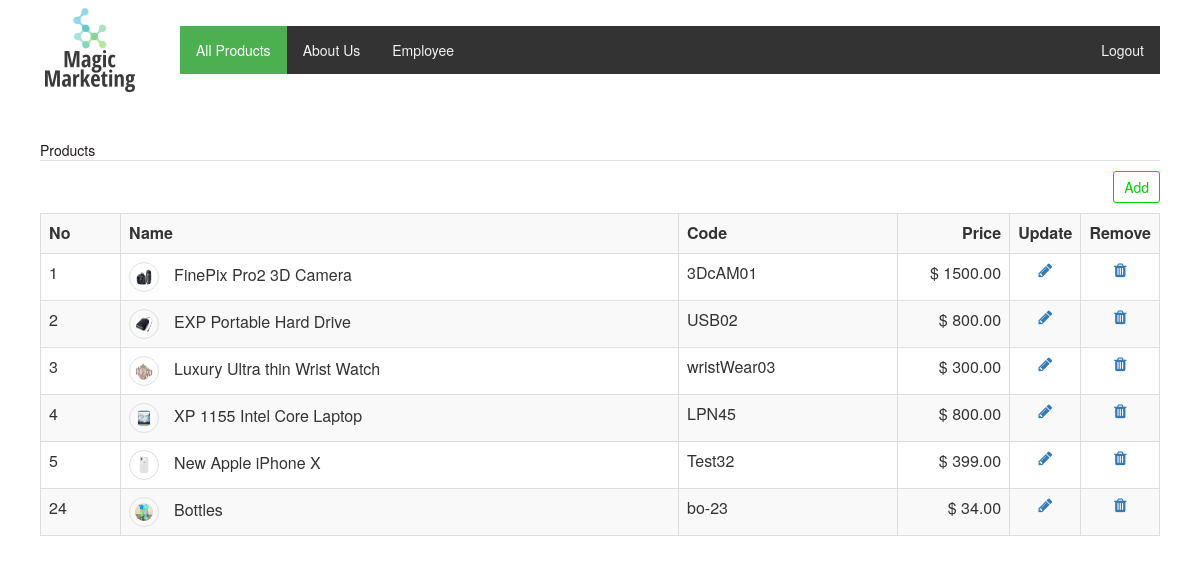
/product (signed in), run on the app's committed database.
### tables this page shows
CREATE TABLE `product` (
  `Id` int(8) NOT NULL,
  `Name` varchar(255) NOT NULL,
  `Description` text NOT NULL,
  `Code` varchar(255) NOT NULL,
  `Image` text NOT NULL,
  `Price` double(10,2) NOT NULL
);

### dbcontroller.php (called while the page is built, shortened)
<?php
class DBController {
    private $host = "localhost";
	private $user = "root";
	private $password = "";
	private $database = "shopping";
	private $conn;
	function __construct() {
		$this->conn = $this->connectDB();
	}
	function connectDB() {
		$conn = mysqli_connect($this->host,$this->user,$this->password,$this->database);
		return $conn;
	}
	function runQuery($query) {
		$result = mysqli_query($this->conn,$query);
		while($row=mysqli_fetch_assoc($result)) {
			$resultset[] = $row;
		}
		if(!empty($resultset))
			return $resultset;
	}
}
?>

### views/admin/product.php (the view, shortened to what this page needs)
<?php
    require_once(__DIR__."/../header.php");
    require_once(__DIR__."/../top_bar.php");
    $products = $db_handle->runQuery("SELECT * FROM product");
?>
<div id="shopping-cart">
<div class="txt-heading">Products</div>
<button id="addProduct" class="btnAddEmployee" href="checkout">Add</button>
<?php
	if($products) {
		$total_price = 0; ?>
		<table class="table table-bordered table-striped">
			<tbody>
			<tr>
				<th style="text-align:left;">No</th>
				<th style="text-align:left;">Name</th>
				<th style="text-align:left;">Code</th>
				<th style="text-align:right;" width="10%">Price</th>
                <th style="text-align:center;" width="5%">Update</th>
				<th style="text-align:center;" width="5%">Remove</th>
			</tr>
			<?php
				foreach ($products as $item) {
					?>
							<tr role="row" class="odd">
								<td><?php echo $item["Id"]; ?></td>
								<td><img src="<?php echo $item["Image"]; ?>" class="cart-item-image" /><?php echo $item["Name"]; ?></td>
								<td><?php echo $item["Code"]; ?></td>
								<td style="text-align:right;"><?php echo "$ ".$item["Price"]; ?></td>
								<td style="text-align:center"><a type="button" name="update" id="<?php echo $item["Id"] ?>" class="btn-update"><i class="fa fa-pencil"></i></a></td>
                                <td style="text-align:center"><a type="button" name="delete" id="<?php echo $item["Id"] ?>" class="btn-delete"><i class="fa fa-trash"></i></a></td>
                            </tr>
							<?php
					}
					?>
			</tbody>
		</table>
	<?php
	} else { ?>
		<div class="no-records">Your Cart is Empty</div>
		<?php
	}
?>
</div>

### css/style.css (style rules this page uses)
#shopping-cart { margin: 40px; }
.txt-heading { color: #211a1a; border-bottom: 1px solid #E0E0E0; overflow: auto; margin-top: 16px; }
.btnAddEmployee { background-color: #ffffff; border: #00d000 1px solid; padding: 5px 10px; color: #00d000; float: right; text-decoration: none; border-radius: 3px; margin: 10px 0px; outline: none; }
.cart-item-image { width: 30px; height: 30px; border-radius: 50%; border: #E0E0E0 1px solid; padding: 5px; vertical-align: middle; margin-right: 15px; }

### data on the page
product: Id "1", Image (picture), Name "FinePix Pro2 3D Camera", Code "3DcAM01", Price "1500.00"
product: Id "2", Image (picture), Name "EXP Portable Hard Drive", Code "USB02", Price "800.00"
product: Id "3", Image (picture), Name "Luxury Ultra thin Wrist Watch", Code "wristWear03", Price "300.00"
product: Id "4", Image (picture), Name "XP 1155 Intel Core Laptop", Code "LPN45", Price "800.00"
product: Id "5", Image (picture), Name "New Apple iPhone X", Code "Test32", Price "399.00"
product: Id "24", Image (picture), Name "Bottles", Code "bo-23", Price "34.00"
